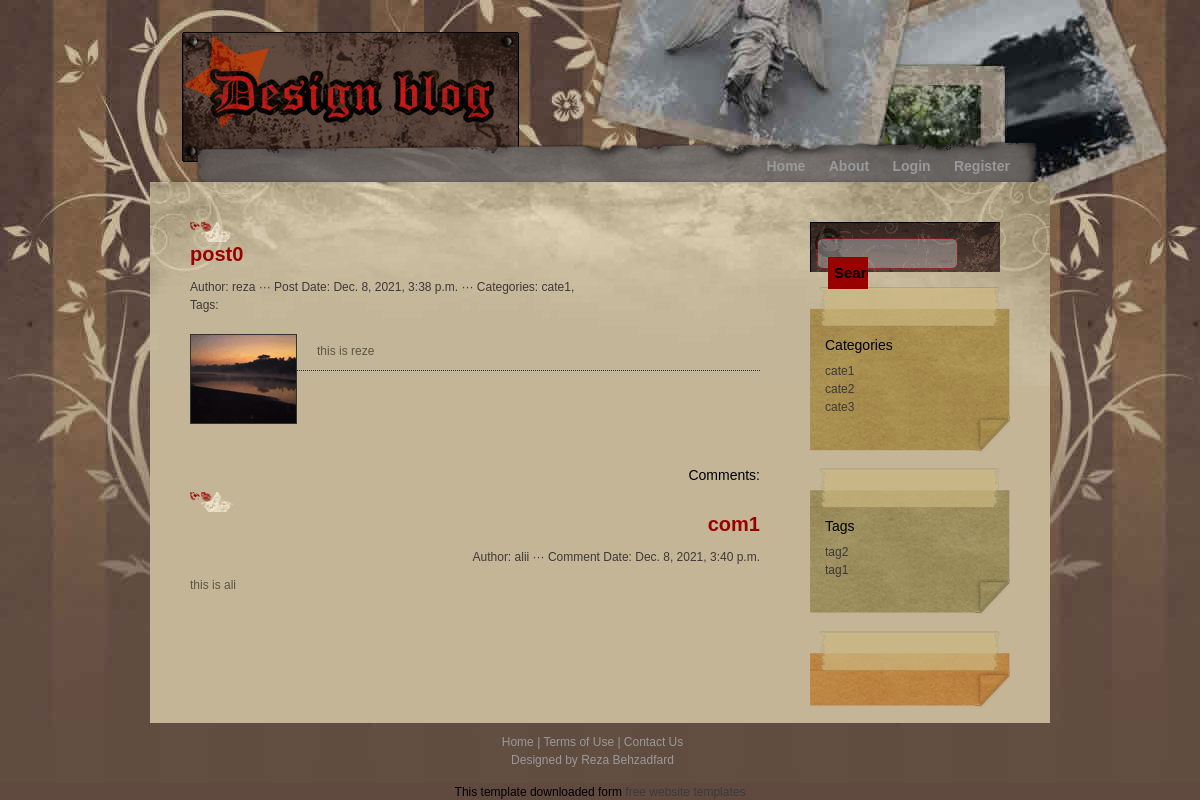
Before: /post-detail/post0 with the older database file.
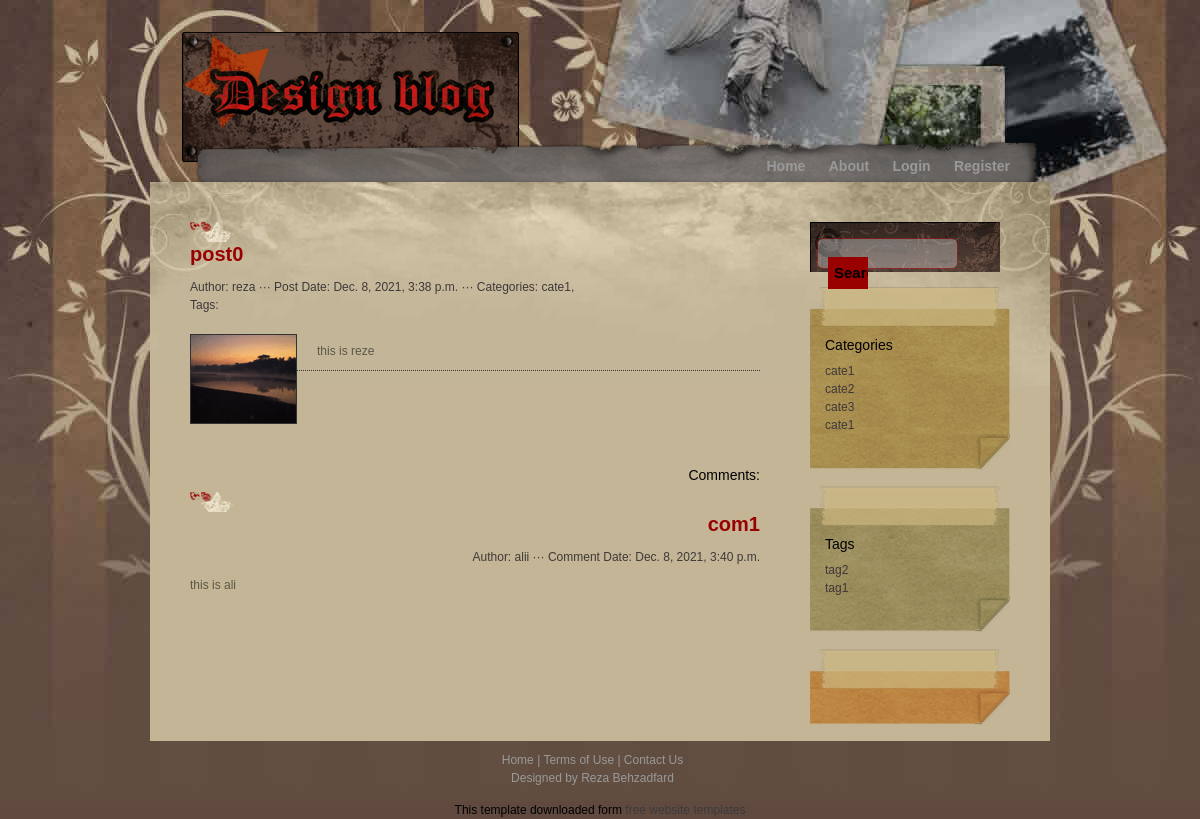
After: the same page with the newer database file.
### post/models.py (models this page shows, shortened)
class Category(models.Model):
    title = models.CharField(max_length=120)
    slug = models.SlugField(unique=True, max_length=120, null=True, blank=True)
    creator = models.ForeignKey(User, on_delete=SET_NULL, null=True, blank=True)
    parent = models.ForeignKey('self', on_delete=models.PROTECT, blank=True, null=True)
    created_at = models.DateTimeField(auto_now_add=True)
    class Meta:
        unique_together = ('title', 'slug')

class Comment(models.Model):
    title = models.CharField(max_length=120)
    content = models.TextField()
    author = models.ForeignKey(User, on_delete=SET_NULL, null=True, blank=True)
    created_at = models.DateTimeField(auto_now_add=True)
    post = models.ForeignKey(Post, on_delete=models.CASCADE)

class Tag(models.Model):
    title = models.CharField(max_length=120)
    slug = models.SlugField(unique=True, max_length=120, null=True, blank=True)
    creator = models.ForeignKey(User, on_delete=SET_NULL, null=True, blank=True)
    created_at = models.DateTimeField(auto_now_add=True)
    class Meta:
        unique_together = ('title', 'slug')

### post/views.py (the view)
# urls.py: path('post-detail/<slug:slug_text>', post_detail, name='post_detail'),
def post_detail(request, slug_text):
    post = Post.objects.filter(slug = slug_text)
    categories = Category.objects.all()
    tags = Tag.objects.all()
    if post.exists():
        post = post.first()
    else:
        return HttpResponse('<h1>Page Not Found</h1>')
    comments = post.comment_set.all()
    context = {
        'post': post,
        'comments': comments,
        'categories': categories,
        'tags': tags,
    }
    return render(request, 'post/post_detail.html', context)

### post/templates/post/post_detail.html (shortened to what this page needs)
{% extends "post/class_base.html" %}
{% load static %}
{% block menu %}
{% if request.user.is_authenticated %}
<ul>
    <li><a href="{% url 'home' %}">Home</a></li>
    <li><a href="#">About</a></li>
    <li><a href="{% url 'add_post' %}">Add New Post</a></li>
    <li><a href="{% url 'dashboard' %}">Dashboard</a></li>
    <li><a href="{% url 'logout' %}">Logout</a></li>
</ul>
{% else %}
<ul>
    <li><a href="{% url 'home' %}">Home</a></li>
    <li><a href="#">About</a></li>
    <li><a href="{% url 'login' %}">Login</a></li>
    <li><a href="{% url 'register' %}">Register</a></li>
</ul>
{% endif %}
{% endblock menu %}
{% block content %}
    <div class="postbody">
        <h1>{{post.title}}</h1><br><br>
        <div class="publish_info">Author: {{post.author.username}} ··· Post Date: {{post.created_at}} ··· Categories: <a href="#">{% for category_ in post.category.all %}{{category_.title}}, {% endfor %}</a></div>
        <div class="publish_info">Tags: {% for tag_ in post.tag.all %}{{tag_.title}}, {% endfor %}</div><br>
        <img src='{{post.image.url}}'/><p>{{post.content}}</p>
    </div>
    <br>
    <br>
    <div class="comment">
        <h2>Comments:</h2>
        {% for comment in comments %}
            <h1>{{comment.title}}</h1><br><br>
            <div class="publish_info">Author: {{comment.author.username}} ··· Comment Date: {{comment.created_at}}</div>
            <p>{{comment.content}}</p>
            <br>
        {% endfor %}
    </div>
{% endblock content %}

### post/templates/post/class_base.html (shortened to what this page needs)
{% load static %}
<!DOCTYPE html>
<html lang="en">
<head>
  <link href="https://cdn.jsdelivr.net/npm/bootstrap@5.0.0-beta1/dist/css/bootstrap.min.css" rel="stylesheet"
>
  <link rel="stylesheet" href="{% static 'style.css' %}">
</head>
<body>
  <div id="container_wrapper1">
    <div id="container_wrapper2">
      <div id="container">
        <div id="header">
          <div id="logo">
            <div id="site_slogan"></div>
          </div>
        </div>
        <div id="menu">
          {% block menu %}
          {% endblock menu %}
        </div>
        <div id="content">
          <div id="left_column">
            {% block content %}
            {% endblock content %}
          </div>
          {% if page != 'login' and page != 'register' %}
          <div id="right_column">
            <div class="section">
              <form method="post" action="{% url 'search_post' %}" class="search">
                <input name="search" type="text" placeholder="Search Anything" id="keyword" />
                <input type="submit" value="Search" class="button" />
              </form>
            </div>
            <div class="section">
              <div class="section1_top"></div>
              <div class="section1_middle">
                <h2>Categories</h2>
                <ul>
                  {% for cate in categories %}
                  <li><a href="{% url 'category_reverse' cate.slug %}">{{cate.title}}</a></li>
                  {% endfor %}
                </ul>
              </div>
              <div class="section1_bottom"></div>
            </div>
            <div class="section">
              <div class="section2_top"></div>
              <div class="section2_middle">
                <h2>Tags</h2>
                <ul>
                  {% for tag in tags %}
                  <li>{{tag.title}}</li>
                  {% endfor %}
                </ul>
              </div>
              <div class="section2_bottom"></div>
            </div>
            <div class="section">
              <div class="section3_top"></div>
              <div class="section3_bottom"></div>
            </div>
          </div>
          {% endif %}
        </div>
        <div id="bottom">
          <div id="footer"> <a href="{% url 'home' %}">Home</a> | <a href="#">Terms of Use</a> | <a href="#">Contact Us</a> <br />
            Designed by <a href="#">Reza Behzadfard</a>
          </div>
        </div>
      </div>
    </div>
  </div>
  <div align=center>This template downloaded form <a href='http://all-free-download.com/free-website-templates/'>free
      website templates</a></div>
</body>
</body>
</html>

Changed rows visible on the page:
added Category: title "cate1", shown under "Categories"
